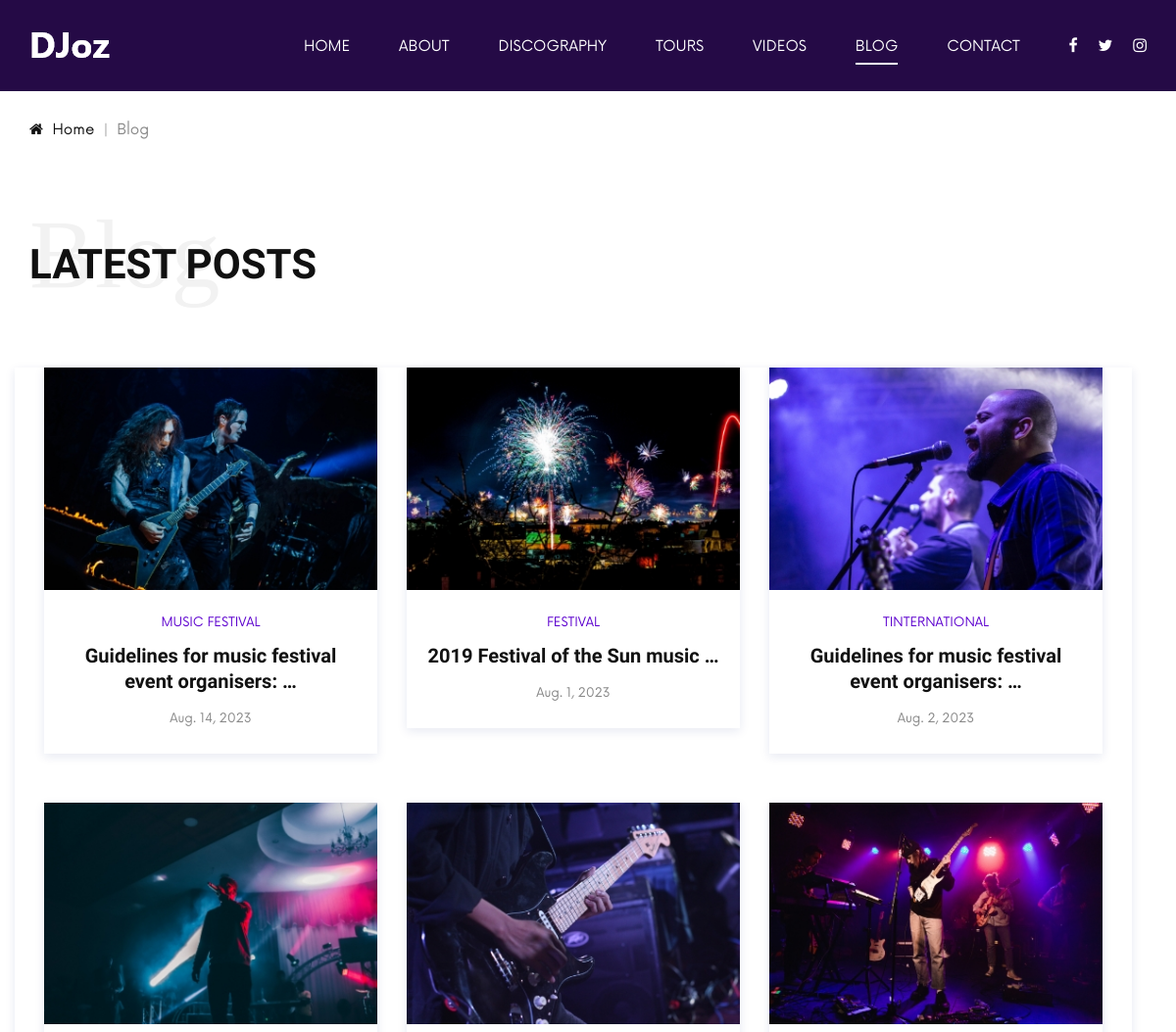
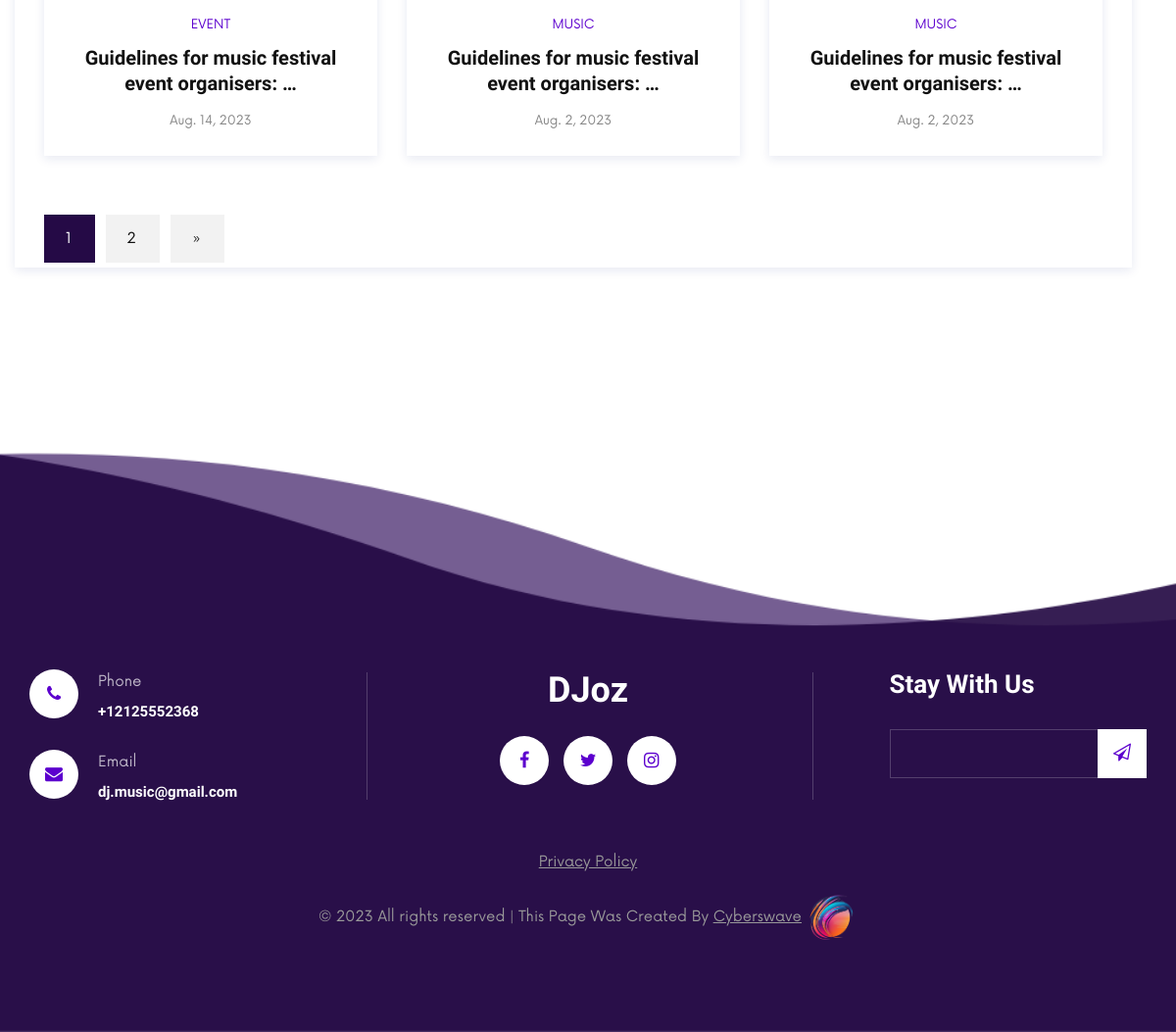
Page /blog on the committed database (2 pictures, top to bottom).
### main/models.py (models this page shows, shortened)
class StaticInfo(models.Model):
    logo = models.ImageField(("Upload Background Image"), upload_to="media/%Y-%m-%d")
    phone = PhoneNumberField(("Set Phone Number"))
    email = models.EmailField(("Set Email"), max_length=254)
    address = models.CharField(("Set Address"), max_length=50)
    facebook_url = models.URLField(("Set Facebook Url"), max_length=200, blank=True)
    twitter_url = models.CharField(("Set Twitter Url"), max_length=50, blank=True)
    instagram_url = models.CharField(("Set Instagram Url"), help_text="If You Have Any More Social Accounts And Want To Add Your Webpage, Please Contact With Page Creator Company.", max_length=50, blank=True)
    class Meta:
        verbose_name = "Page Information"
        verbose_name_plural = "Page Information"

class BlogDetail(models.Model):
    connect = models.ForeignKey(Blog, verbose_name=("Select Type"), related_name='blog_details', on_delete=models.CASCADE)
    title = models.CharField(("Set Title"), max_length=50)
    img = models.ImageField(("Upload Image"), upload_to="media/%Y-%m-%d", null=True)
    sub_title = models.CharField(("Set Sub Title"), max_length=50)
    description = models.TextField(("Set Description"))
    set_date = models.DateField(("Set Date"), auto_now=False, auto_now_add=False)
    quote = models.TextField(("Set Quote"), null=True, blank=True, help_text="It's Not Important To Write Quote")
    quote_author = models.CharField(("Quote Author"), max_length=50, null=True, blank=True)
    is_published = models.BooleanField(("Is Published?"), default=True)
    time_create = models.DateTimeField(auto_now_add=True, verbose_name="Create Date")
    time_update = models.DateTimeField(auto_now=True, verbose_name="Update Date")
    def get_absolute_url(self):
        return reverse('blog-detail-detail', args=[str(self.id)])
    class Meta:
        ordering = ['id']
        verbose_name = "Blog Detail View"
        verbose_name_plural = "Blog Detail Views"

### main/views/views.py (the view)
# urls.py: path('blog', cache_page(60)(BlogListView.as_view()), name='blog'),  # Blog page view
class BlogListView(ListView, DataMixin):
    model = Blog
    template_name = 'pages/blog.html'
    context_object_name = 'blog'
    def get_context_data(self, **kwargs: Any) -> Dict[str, Any]:
        context = super().get_context_data(**kwargs)
        context['blog'] = Blog.objects.all()
        context['blogDetail'] = BlogDetail.objects.all()
        page_num = self.request.GET.get('page', 1)
        paginator = Paginator(context['blogDetail'], 6)
        try:
            context['page_obj'] = paginator.page(page_num)
        except PageNotAnInteger:
            context['page_obj'] = paginator.page(1)
        except EmptyPage:
            context['page_obj'] = paginator.page(paginator.num_pages)
        c_def = self.get_user_context(title='Blog')
        return dict(list(context.items()) + list(c_def.items()))
    def get_queryset(self):
        return Blog.objects.filter(is_published = True).select_related('blog_details')

### main/forms/forms.py
class NewsletterForm(forms.ModelForm):
    class Meta:
        model = Newsletter
        fields = "__all__"

### main/views/mixin.py (called while the page is built)
    def get_user_context(self, **kwargs):
        context = kwargs
        context['menu'] = menu
        context['static_info'] = StaticInfo.objects.get()
        context['formNewsletter'] = NewsletterForm()
        return context

### main/templates/pages/blog.html
{% extends 'base.html' %}
{% block 'content' %}
{% include 'includes/breadcrumb.html'%}
<section class="blog spad">
    <div class="container">
        <div class="row">
            <div class="col-lg-12">
                <div class="section-title">
                    <h2>Latest posts</h2>
                    <h1>{{title}}</h1>
                </div>
                <div class="row blog__large col-12">
                {% for detail in page_obj %}
                    {% if detail.is_published %}
                        <div class="col-lg-4 col-md-4 col-sm-4">
                            <a href="{{ detail.get_absolute_url }}">
                                <div class="blog__item">
                                    <div class="blog__item__pic">
                                        <img src="{{ detail.img.url }}" alt="Blog Image">
                                    </div>
                                    <div class="blog__item__text">
                                        <span>{{ detail.sub_title }}</span>
                                        <h5>{{ detail.title|truncatewords:6 }}</h5>
                                        <ul>
                                            <li>{{ detail.set_date }}</li>
                                        </ul>
                                    </div>
                                </div>
                            </a>
                        </div>
                    {% endif %}
                {% endfor %}
                    <div class="col-lg-12">
                        <div class="pagination__links blog__pagination">
                            {% include 'includes/pagination.html'%}
                        </div>
                    </div>
                </div>
            </div>
        </div>
    </div>
</section>
{% endblock %}

### main/templates/base.html (shortened to what this page needs)
{% load static %}
<!DOCTYPE html>
<html lang="en">
<head>
    {% include 'includes/css.html'%}
</head>
<body>
{% include 'includes/header.html'%}
{% block 'content' %}{% endblock %}
{% include 'includes/footer.html'%}
</body>
</html>

### main/templates/includes/css.html (shortened to what this page needs)
{% load static %}
<link rel="stylesheet" href="{% static 'css/bootstrap.min.css' %}" type="text/css">
<link rel="stylesheet" href="{% static 'css/font-awesome.min.css' %}" type="text/css">
<link rel="stylesheet" href="{% static 'css/barfiller.css' %}" type="text/css">
<link rel="stylesheet" href="{% static 'css/nowfont.css' %}" type="text/css">
<link rel="stylesheet" href="{% static 'css/rockville.css' %}" type="text/css">
<link rel="stylesheet" href="{% static 'css/magnific-popup.css' %}" type="text/css">
<link rel="stylesheet" href="{% static 'css/owl.carousel.min.css' %}" type="text/css">
<link rel="stylesheet" href="{% static 'css/slicknav.min.css' %}" type="text/css">
<link rel="stylesheet" href="{% static 'css/style.css' %}" type="text/css">

### main/templates/includes/header.html (shortened to what this page needs)
<header class="header">
    <div class="container">
        <div class="row">
            <div class="col-lg-2 col-md-2">
                <div class="header__logo">
                    <a href="{% url 'home' %}"><img src="{{static_info.logo.url}}" alt="Logo Image"></a>
                </div>
            </div>
            <div class="col-lg-10 col-md-10">
                <div class="header__nav">
                    <nav class="header__menu mobile-menu">
                        <ul>
                            {% for link in menu %}
                                <li{% if link.title == title %} class="active"{% endif %}>
                                    <a href="{% url link.url_name %}">{{ link.title }}</a>
                                </li>
                            {% endfor %}
                        </ul>
                    </nav>
                    <div class="header__right__social">
                        <a href="{{static_info.facebook_url}}" target="_blank"><i class="fa fa-facebook"></i></a>
                        <a href="{{static_info.twiiter_url}}" target="_blank"><i class="fa fa-twitter"></i></a>
                        <a href="{{static_info.instagram_url}}" target="_blank"><i class="fa fa-instagram"></i></a>
                    </div>
                </div>
            </div>
        </div>
    </div>
</header>

### main/templates/includes/breadcrumb.html
<div class="breadcrumb-option">
    <div class="container">
        <div class="row">
            <div class="col-lg-12">
                <div class="breadcrumb__links">
                    <a href="{% url 'home' %}"><i class="fa fa-home"></i> Home</a>
                    <span>{{title}}</span>
                </div>
            </div>
        </div>
    </div>
</div>

### main/templates/includes/pagination.html (shortened to what this page needs)
{% for num in page_obj.paginator.page_range %}
    {% if page_obj.number == num %}
      <a href="?page={{ num }}" class="pagination__active">{{ num }}</a>
    {% elif num > page_obj.number|add:'-3' and num < page_obj.number|add:'3' %}
      <a href="?page={{ num }}">{{ num }}</a>
    {% endif %}
{% endfor %}
{% if page_obj.has_next %}
    <a href="?page={{ page_obj.next_page_number }}">»</a>
{% endif %}

### main/templates/includes/footer.html (shortened to what this page needs)
{% load static %}
<footer class="{% if title == 'Home' %} footer spad set-bg footer-media{% else %} footer footer--normal spad set-bg {% endif %} " data-setbg="{% static 'img/footer-bg.png' %}">
    <div class="container">
        <div class="row">
            <div class="col-lg-3 col-md-6">
                <div class="footer__address">
                    <ul>
                        <li>
                            <a href="tel:{{static_info.phone}}">
                                <i class="fa fa-phone"></i>
                                <p>Phone</p>
                                <h6>{{static_info.phone}}</h6>
                            </a>
                        </li>
                        <li>
                            <a href="mailto:{{static_info.email}}">
                                <i class="fa fa-envelope"></i>
                                <p>Email</p>
                                <h6>{{static_info.email}}</h6>
                            </a>
                        </li>
                    </ul>
                </div>
            </div>
            <div class="col-lg-4 offset-lg-1 col-md-6">
                <div class="footer__social">
                    <h2>DJoz</h2>
                    <div class="footer__social__links">
                        <a href="{{static_info.facebook_url}}" target="_blank"><i class="fa fa-facebook"></i></a>
                        <a href"{{static_info.twitter_url}}" target="_blank"><i class="fa fa-twitter"></i></a>
                        <a href="{{static_info.instagram_url}}" target="_blank"><i class="fa fa-instagram"></i></a>
                    </div>
                </div>
            </div>
            <div class="col-lg-3 offset-lg-1 col-md-6">
                <div class="footer__newslatter">
                    <h4>Stay With Us</h4>
                    <form id="newsletter-form">
                        {{ formNewsletter.email }}
                        <button type="submit"><i class="fa fa-send-o"></i></button>
                    </form>
                </div>
            </div>
        </div>
        <div class="footer__copyright__text">
            <p>
                <a href="{% url 'privacy_policy' %}">Privacy Policy</a>
            </p>
            <p>&copy; <script>document.write(new Date().getFullYear());</script> All rights reserved | This Page Was Created By
                <a href="https://cyberswave.com/" class="cyberswave" target="_blank">Cyberswave<img src="{% static 'img/companyLogo.png'%}" class="cyberswave-logo"></a>
            </p>
        </div>
    </div>
</footer>

### main/templates/includes/scripts.html (shortened to what this page needs)
{% load static %}

### rows in the picture
StaticInfo: logo (picture), phone "+12125552368", email "dj.music@gmail.com"
BlogDetail: img (picture), sub_title "MUSIC FESTIVAL", title "Guidelines for music festival event organisers: …", set_date "Aug. 14, 2023"
BlogDetail: img (picture), sub_title "FESTIVAL", title "2019 Festival of the Sun music …", set_date "Aug. 1, 2023"
BlogDetail: img (picture), sub_title "TINTERNATIONAL", title "Guidelines for music festival event organisers: …", set_date "Aug. 2, 2023"
BlogDetail: img (picture), sub_title "EVENT", title "Guidelines for music festival event organisers: …", set_date "Aug. 14, 2023"
BlogDetail: img (picture), sub_title "MUSIC", title "Guidelines for music festival event organisers: …", set_date "Aug. 2, 2023"
BlogDetail: img (picture), sub_title "MUSIC", title "Guidelines for music festival event organisers: …", set_date "Aug. 2, 2023"

### other values in the picture
{{ link.title }} "HOME" "ABOUT" "DISCOGRAPHY" "TOURS" "VIDEOS" "BLOG" "CONTACT"
{{ title }} "Blog"
{{ num }} "1"
{{ num }} "2"
